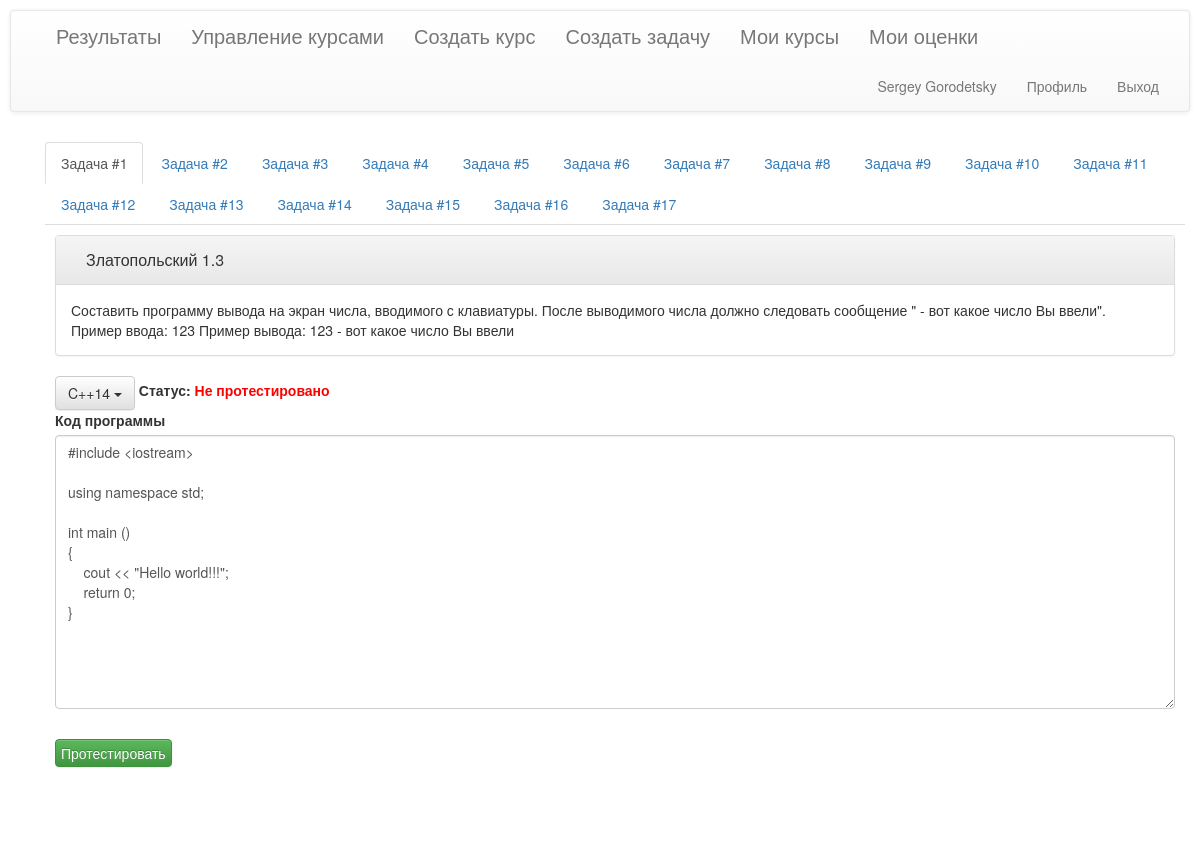
Screenshot of /code/8 (signed in) with the database file from the repository.
### code_reception/models.py (models this page shows, shortened)
class Task(models.Model):
    Question_id = models.IntegerField(default=-1)
    title = models.CharField(max_length=100)
    text = models.TextField()
    timeout = models.FloatField(default=3.0)
    user_set = models.ManyToManyField(User)
    def __str__(self):
        return self.title

class TaskResult(models.Model):
    test = models.ForeignKey(Task, on_delete=models.CASCADE)
    user = models.ForeignKey(User, on_delete=models.CASCADE)
    solve_status = models.CharField(max_length=20, default='no run')
    status_color = models.CharField(max_length=30, default='red')
    tests_success = models.TextField(max_length=100, default=json.dumps([]))
    submitted_code = models.TextField(max_length=1000, default=CPP_TEMPLATE)
    compile_result = models.TextField(max_length=1000, default="")

### code_reception/views.py (the view, shortened to what this page needs)
# urls.py: path('code/', views.code_view, name='code_page'),
@login_required
def code_view(request, course=None, student_id=None):
    print('student id:', student_id)
    if student_id:
        user = User.objects.all().get(id=student_id)
    else:
        user = None
    if request.method == 'POST':
        context = code_testing_get_context(request, course, user)
        logging.info(request.POST)  # we can get the code here
        print(context)
    else:
        context = code_testing_get_context(request, course, user)
        print(context)
    return render(request, 'code_reception/code.html', context)

### code_reception/views.py (called while the page is built)
def code_testing_get_context(request, course, student):
    context = {}
    ctx = list()
    if not student:
        user = request.user
    else:
        user = student
    tasks = user.task_set.filter(course=Course.objects.get(id=course)).all()
    logging.critical(tasks)
    for e in list(tasks):
        try:
            task_result = e.taskresult_set.get(user=user)
        except ObjectDoesNotExist:
            task_result = TaskResult(test=e, user=user)
            task_result.save()
        logging.info(json.loads(task_result.tests_success))
        task_result.tests_success = json.loads(task_result.tests_success)  # hack, fix later
        ctx.append({'test': e, 'result': task_result, 'task_id': e.id})
    context['tasks'] = ctx
    context['course'] = course
    return context

### code_reception/templates/code_reception/code.html (shortened to what this page needs)
{% extends "code_reception/base.html"%}
{% block content %}
<div id="task_tabs" class="container">
    <div class="tabbable">
        <ul class="nav nav-tabs">
            {% for task in tasks %}
            {% if forloop.counter == 1 %}
            <li class="active"><a href="#tab1" data-toggle="tab">Задача #1  </a></li>
            {% else %}
            <li><a href="#tab{{forloop.counter}}" data-toggle="tab">Задача #{{forloop.counter}}  </a></li>
            {% endif %}
            {% endfor %}
        </ul>
        <div class="tab-content">
            {% for task in tasks %}
            <div {% if forloop.counter == 1 %} class="tab-pane active" {% else %} class="tab-pane" {% endif %} id="tab{{forloop.counter}}" data-id='{{task.task_id}}'>
                <div class="panel panel-default">
                    <div class="panel-heading">
                        <h3 id="Title" class="panel-title">{{task.test.title}}</h3>
                    </div>
                    <div class="panel-body">
                        {{task.test.text}}
                    </div>
                </div>
                <div class="dropdown">
                    <button class="btn btn-default dropdown-toggle" type="button" id="dropdownMenu1" data-toggle="dropdown" aria-haspopup="true" aria-expanded="true">
                        C++14
                        <span class="caret"></span>
                    </button>
                    <label id="status">
                        Статус: <font id="status_color" color="{{task.result.status_color}}">
                        {% if task.result.solve_status == 'Success' %}
                        Успех
                        {% elif task.result.solve_status == 'Fail'%}
                        Ошибка
                        {% elif task.result.solve_status == 'Not compiled'%}
                        Ошибка компиляции
                        {% elif task.result.solve_status == 'no run'%}
                        Не протестировано
                        {% else %}
                        {{task.result.solve_status}}
                        {% endif %}
                    </font>
                    </label>
                </div>
                <div class="form-group">
                    <label for="txtarea">Код программы </label>
                    <textarea name='code' class="form-control" id="txtarea" rows="13">{{task.result.submitted_code}}</textarea>
                </div>
                <button id="submit_btn"  class="btn btn-success" onclick="sendTask()">Протестировать</button>
            </div>
            {% endfor %}
        </div>
    </div>
</div>
{% endblock content %}

### code_reception/templates/code_reception/base.html (shortened to what this page needs)
{% load static %}
<!DOCTYPE html>
<html lang="en">
<head>
    <link rel="stylesheet" type="text/css" href="{% static 'code_reception/main.css' %}">
    <link rel="stylesheet" href="https://maxcdn.bootstrapcdn.com/bootstrap/3.3.7/css/bootstrap.min.css">
    <link href="https://cdnjs.cloudflare.com/ajax/libs/select2/4.0.7/css/select2.min.css" rel="stylesheet" />
    <link rel="stylesheet" href="https://maxcdn.bootstrapcdn.com/bootstrap/3.3.7/css/bootstrap-theme.min.css">
</head>
<body>
<nav class="navbar navbar-default">
    <div class="container-fluid">
        <div class="collapse navbar-collapse" id="bs-example-navbar-collapse-1">
            <ul class="nav navbar-nav">
                {% for group in user.groups.all %}
                {% if group.name == 'Student' %}
                <li><a href="{% url 'assigned' %}" style="font-size:20px;">Мои курсы</a></li>
                <li><a href="/assigned/student_results/" style="font-size:20px;">Мои оценки</a></li>
                {% endif %}
                {% if group.name == 'Teacher' %}
                <li><a href="{% url 'all_courses_view' %}" style="font-size:20px;">Результаты</a></li>
                <li><a href="/get_course/controls/" style="font-size:20px;">Управление курсами</a></li>
                <li><a href="{% url 'create_course' %}" style="font-size:20px;">Создать курс</a></li>
                <li><a href="{% url 'create_task' %}" style="font-size:20px;">Создать задачу</a></li>
                {% endif %}
                {% endfor %}
            </ul>
            <ul class="nav navbar-nav navbar-right">
                {% if user.is_authenticated %}
                <li><a>{{user.get_full_name|default:user.username}}</a></li>
                <li><a href="{% url 'profile' %}">Профиль</a></li>
                <li><a href="{% url 'logout' %}">Выход</a></li>
                {% else %}
                <li><a href="{% url 'login' %}">Вход</a></li>
                <li><a href="{% url 'register' %}">Регистрация</a></li>
                {% endif %}
            </ul>
        </div>
    </div>
</nav>
<div class="container">
    {% block content %}{% endblock %}
</div>
</body>
</html>

### code_reception/static/code_reception/main.css (style rules this page uses)
body { padding: 10px ; }
ul { margin: 0; }
#Title { opacity: 1; }
#task_tabs h3 { color : #333; padding : 5px 15px; }
.tab-pane { padding: 10px; }
textarea { margin:0px 0px; padding:5px; height:16px; line-height:16px; width:100%; display:block; margin:0px auto; }
#submit_btn { margin:15px 0px; padding:5px; line-height:16px; display: inline-block; }

### rows the page displays
Task: shows "Задача #1", test "Златопольский 1.3", test.text "Составить программу вывода на экран числа, вводимого с клавиатуры. После выводимого числа должно следовать сообщение \" - вот какое число Вы ввели\". Пример ввода: 123 Пример вывода: 123 - вот какое число Вы ввели", code "#include <iostream> using namespace std; int main () { cout << \"Hello world!!!\"; return 0; }"

### other values shown
{{ user.get_full_name|default:user.username }} "Sergey Gorodetsky"
